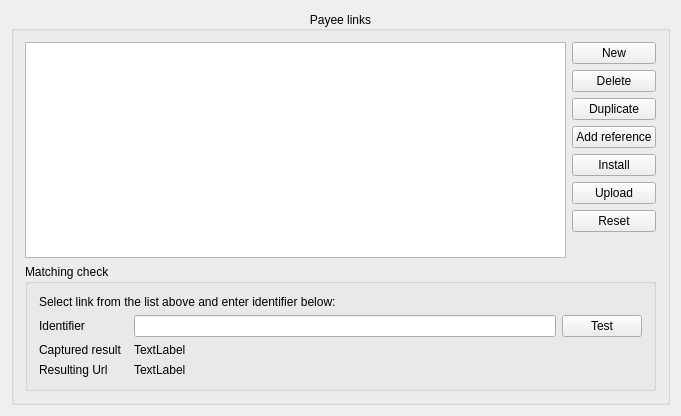
<?xml version="1.0" encoding="UTF-8"?>
<ui version="4.0">
 <class>AlkPayeeLinksListWidget</class>
 <widget class="QWidget" name="AlkPayeeLinksListWidget">
  <property name="geometry">
   <rect>
    <x>0</x>
    <y>0</y>
    <width>681</width>
    <height>416</height>
   </rect>
  </property>
  <property name="minimumSize">
   <size>
    <width>0</width>
    <height>0</height>
   </size>
  </property>
  <property name="windowTitle">
   <string>Online Quotes</string>
  </property>
  <layout class="QVBoxLayout" name="verticalLayout_6">
   <item>
    <widget class="QGroupBox" name="groupBox">
     <property name="enabled">
      <bool>true</bool>
     </property>
     <property name="whatsThis">
      <string/>
     </property>
     <property name="title">
      <string>Payee links</string>
     </property>
     <property name="alignment">
      <set>Qt::AlignCenter</set>
     </property>
     <layout class="QVBoxLayout" name="groupBoxLayout">
      <item>
       <layout class="QHBoxLayout" name="horizontalLayout">
        <item>
         <widget class="QTableView" name="m_sourcesList"/>
        </item>
        <item>
         <layout class="QVBoxLayout" name="verticalLayout">
          <item>
           <widget class="AlkPushButton" name="m_newButton">
            <property name="toolTip">
             <string>Create a new source entry</string>
            </property>
            <property name="whatsThis">
             <string>Use this to create a new entry.</string>
            </property>
            <property name="text">
             <string comment="@action create new quote source">New</string>
            </property>
            <property name="icon">
             <iconset theme="document-new">
              <normaloff/>
             </iconset>
            </property>
           </widget>
          </item>
          <item>
           <widget class="AlkPushButton" name="m_deleteButton">
            <property name="toolTip">
             <string>Delete the selected payee link source</string>
            </property>
            <property name="whatsThis">
             <string>Use this to delete the selected source</string>
            </property>
            <property name="text">
             <string>Delete</string>
            </property>
            <property name="icon">
             <iconset theme="edit-delete">
              <normaloff/>
             </iconset>
            </property>
           </widget>
          </item>
          <item>
           <widget class="AlkPushButton" name="m_duplicateButton">
            <property name="toolTip">
             <string>Create a duplicate of the currently selected source entry under a different name.</string>
            </property>
            <property name="whatsThis">
             <string>Use this to create a duplicate of an entry.</string>
            </property>
            <property name="text">
             <string>Duplicate</string>
            </property>
            <property name="icon">
             <iconset theme="edit-copy">
              <normaloff/>
             </iconset>
            </property>
           </widget>
          </item>
          <item>
           <widget class="AlkPushButton" name="m_addReferenceButton">
            <property name="toolTip">
             <string/>
            </property>
            <property name="whatsThis">
             <string/>
            </property>
            <property name="text">
             <string>Add reference</string>
            </property>
            <property name="icon">
             <iconset theme="tool_references">
              <normaloff/>
             </iconset>
            </property>
           </widget>
          </item>
          <item>
           <widget class="AlkPushButton" name="m_installButton">
            <property name="toolTip">
             <string>Install source from the KDE Store</string>
            </property>
            <property name="whatsThis">
             <string>Use this to install a source from the KDE Store.</string>
            </property>
            <property name="text">
             <string>Install</string>
            </property>
            <property name="icon">
             <iconset theme="run-install">
              <normaloff/>
             </iconset>
            </property>
           </widget>
          </item>
          <item>
           <widget class="AlkPushButton" name="m_uploadButton">
            <property name="toolTip">
             <string>Upload modified source to the KDE Store</string>
            </property>
            <property name="whatsThis">
             <string>Use this to upload a modified source to the KDE Store.</string>
            </property>
            <property name="text">
             <string>Upload</string>
            </property>
            <property name="icon">
             <iconset theme="cloud-upload">
              <normaloff/>
             </iconset>
            </property>
           </widget>
          </item>
          <item>
           <widget class="AlkPushButton" name="m_resetButton">
            <property name="toolTip">
             <string>Reset changes to local sources that were made after the last selection of this profile</string>
            </property>
            <property name="whatsThis">
             <string>Use this to reset changes to local sources that were made after the last selection of this profile.</string>
            </property>
            <property name="text">
             <string>Reset</string>
            </property>
            <property name="icon">
             <iconset theme="edit-reset">
              <normaloff/>
             </iconset>
            </property>
           </widget>
          </item>
          <item>
           <spacer name="verticalSpacer">
            <property name="orientation">
             <enum>Qt::Vertical</enum>
            </property>
            <property name="sizeHint" stdset="0">
             <size>
              <width>14</width>
              <height>13</height>
             </size>
            </property>
           </spacer>
          </item>
         </layout>
        </item>
       </layout>
      </item>
      <item>
       <widget class="QGroupBox" name="groupBox_2">
        <property name="title">
         <string>Matching check</string>
        </property>
        <layout class="QGridLayout" name="gridLayout">
         <item row="2" column="2">
          <widget class="QLabel" name="m_capturedResultLabel">
           <property name="text">
            <string>TextLabel</string>
           </property>
          </widget>
         </item>
         <item row="3" column="0">
          <widget class="QLabel" name="label_4">
           <property name="text">
            <string>Resulting Url</string>
           </property>
          </widget>
         </item>
         <item row="1" column="2">
          <widget class="QLineEdit" name="m_identifierEdit"/>
         </item>
         <item row="1" column="3">
          <widget class="AlkPushButton" name="m_testButton">
           <property name="text">
            <string>Test</string>
           </property>
           <property name="icon">
            <iconset theme="go-next"/>
           </property>
          </widget>
         </item>
         <item row="3" column="2">
          <widget class="QLabel" name="m_resultingURLLabel">
           <property name="text">
            <string>TextLabel</string>
           </property>
          </widget>
         </item>
         <item row="1" column="0">
          <widget class="QLabel" name="label">
           <property name="text">
            <string>Identifier</string>
           </property>
          </widget>
         </item>
         <item row="2" column="0">
          <widget class="QLabel" name="label_2">
           <property name="text">
            <string>Captured result</string>
           </property>
          </widget>
         </item>
         <item row="0" column="0" colspan="3">
          <widget class="QLabel" name="label_3">
           <property name="text">
            <string>Select link from the list above and enter identifier below:</string>
           </property>
          </widget>
         </item>
        </layout>
       </widget>
      </item>
     </layout>
    </widget>
   </item>
  </layout>
 </widget>
 <layoutdefault spacing="6" margin="11"/>
 <customwidgets>
  <customwidget>
   <class>AlkPushButton</class>
   <extends>QPushButton</extends>
   <header>alkpushbutton.h</header>
  </customwidget>
 </customwidgets>
 <resources/>
 <connections/>
</ui>
